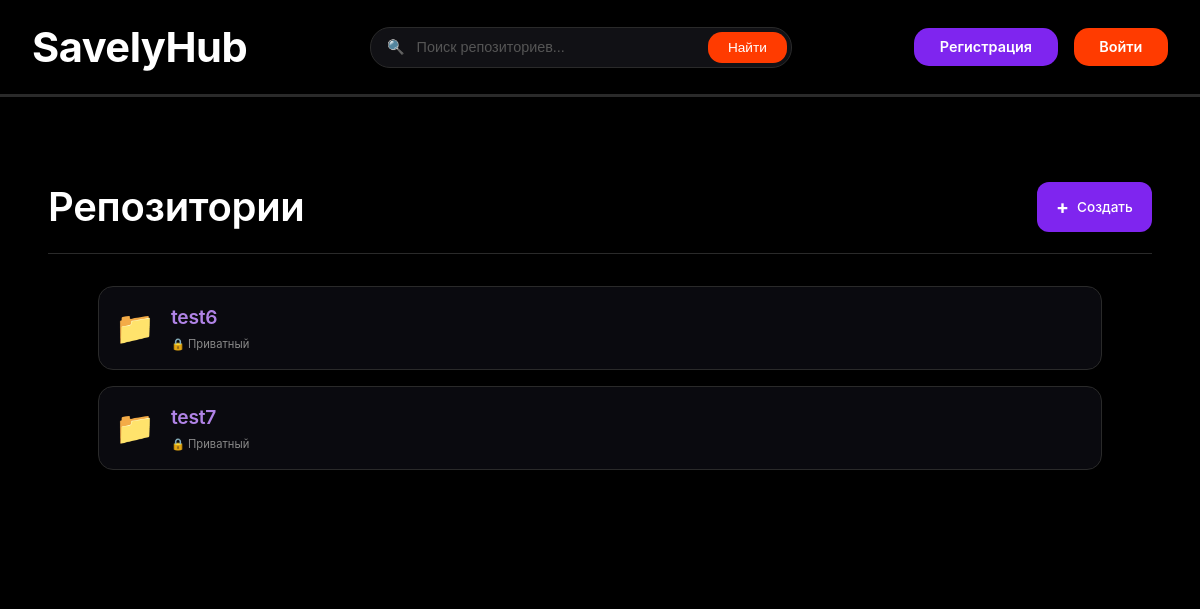
Before: /ArtemSavely with the older database file.
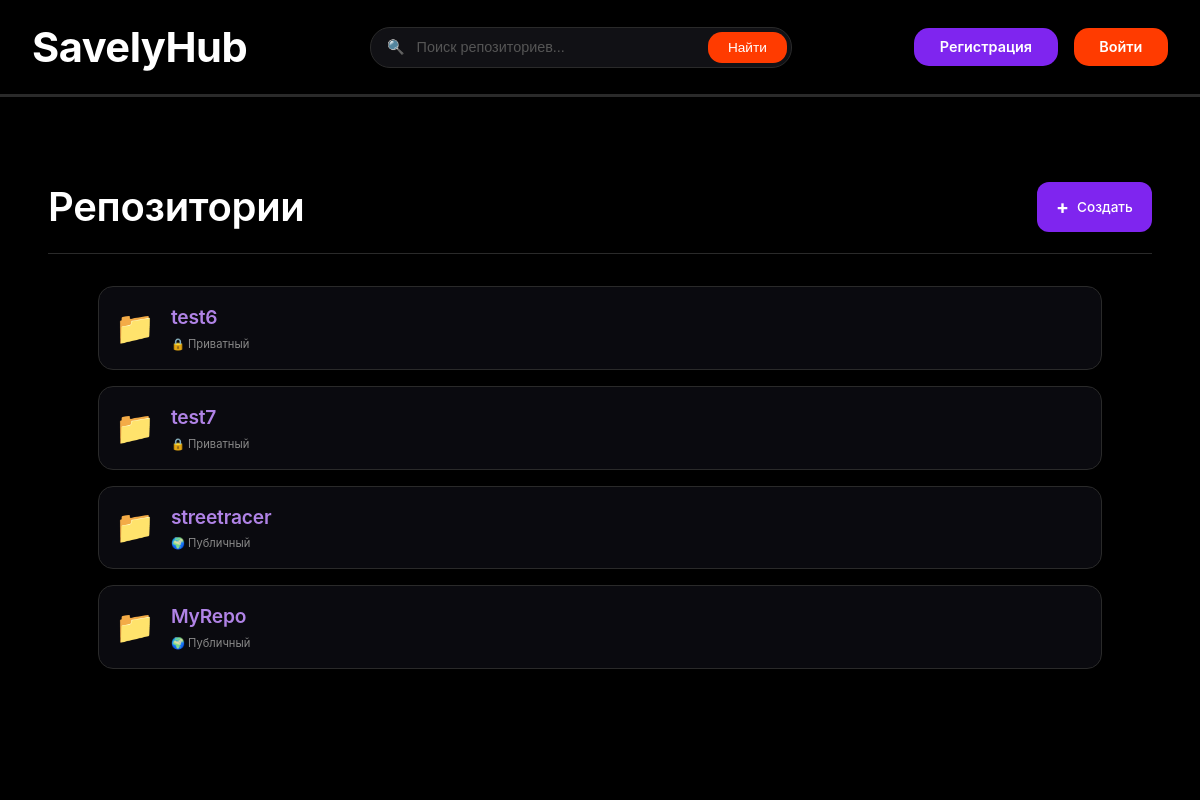
After: the same page with the newer database file.
### app/models/repository.py (models this page shows)
class Repository(db.Model):
    id = db.Column(db.Integer, primary_key=True)
    name = db.Column(db.String(100), nullable=False)
    about = db.Column(db.Text, nullable=True, default='')
    private = db.Column(db.Boolean, nullable=False, default=False)
    created_at = db.Column(db.DateTime, nullable=False, default=db.func.now())
    owner_id = db.Column(db.Integer, db.ForeignKey('user.id'), nullable=False)
    owner = db.relationship("User", back_populates="repositories")
    permissions = db.relationship("Permission", back_populates="repository")

### app/web/pages.py (the view)
@blueprint.route('/<username>')
def user_repos(username):
    user_service = UserService()
    user = user_service.get_user_by_name(username)
    return render_template("user_repos.html", user=user)

### app/repository/user_repository.py (called while the page is built)
    def get_by_username(self, username):
        return db.session.query(User).filter(User.username == username).first()

### app/services/user_service.py (called while the page is built)
    def get_user_by_name(self, username):
        return self.user_repo.get_by_username(username)

### app/templates/user_repos.html (shortened to what this page needs)
{% extends "base.html" %}
{% block content %}
<div class="repos-container">
    <div class="repos-header">
        <h1 class="repos-title">Репозитории</h1>
        <a href="{{ url_for('web.create_repository') }}" class="create-btn">
            <span class="plus-icon">+</span>
            Создать
        </a>
    </div>
    {% if user.repositories %}
        <div class="repos-grid">
            {% for repo in user.repositories %}
            <div class="repo-card">
                <a href="{{ url_for('web.repo_tree', username=user.username, repo_name=repo.name, filepath='') }}" class="repo-link">
                    <div class="repo-icon">📁</div>
                    <div class="repo-info">
                        <h3 class="repo-name">{{ repo.name }}</h3>
                        <div class="repo-meta">
                            <span class="repo-visibility">
                                {% if repo.private %}
                                    🔒 Приватный
                                {% else %}
                                    🌍 Публичный
                                {% endif %}
                            </span>
                        </div>
                    </div>
                </a>
            </div>
            {% endfor %}
        </div>
    {% endif %}
</div>
{% endblock %}

### app/templates/base.html (shortened to what this page needs)
<!DOCTYPE html>
<html lang="ru">
<head>
    <link rel="stylesheet" href="{{ url_for('static', filename='css/style.css') }}">
    <link rel="stylesheet" href="{{ url_for('static', filename='css/forms.css') }}">
    <link rel="stylesheet" href="{{ url_for('static', filename='css/repo.css') }}">
    <link rel="stylesheet" href="{{ url_for('static', filename='css/branches.css') }}">
    <link rel="stylesheet" href="{{ url_for('static', filename='css/user_repos.css') }}">
    <link rel="stylesheet" href="{{ url_for('static', filename='css/repo_empty.css') }}">
    <link rel="stylesheet"
          href="https://cdnjs.cloudflare.com/ajax/libs/highlight.js/11.11.1/styles/github-dark.min.css">
</head>
<body>
<header>
    <nav class="navbar">
        <div class="nav-left">
            <h1 class="logo">
                <a href="{{ url_for('web.index') }}">SavelyHub</a>
            </h1>
        </div>
        <div class="nav-center">
            <form class="search-form" action="{{ url_for('web.search_repos') }}" method="GET">
                <div class="search-wrapper">
                    <span class="search-icon">🔍</span>
                    <input type="text" name="q" class="search-input"
                           placeholder="Поиск репозиториев..."
                           value="{{ request.args.get('q', '') }}">
                    <button type="submit" class="search-btn">Найти</button>
                </div>
            </form>
        </div>
        <div class="nav-right">
            {% if current_user.is_authenticated %}
                <div class="user-menu">
                    <a href="{{ url_for('web.user_repos', username=current_user.username) }}" class="username">{{ current_user.username }}</a>
                    <a class="logout-link" href="/logout">Выйти</a>
                </div>
            {% else %}
                <div class="auth-links">
                    <a class="btn-register" href="/register">Регистрация</a>
                    <a class="btn-login" href="/login">Войти</a>
                </div>
            {% endif %}
        </div>
    </nav>
</header>
<main role="main" class="container">
    {% block content %}
    {% endblock %}
</main>
</body>
</html>

### app/static/css/style.css (style rules this page uses)
header { background-color: black; }
nav { display: flex; justify-content: space-between; background-color: #000000; color: white; padding: 20px; border-bottom: white 10px; }
* { margin: 0; padding: 0; box-sizing: border-box; }
body { background-color: #000000; font-family: -apple-system, BlinkMacSystemFont, 'Segoe UI', 'Inter', monospace; color: #e0e0e0; line-height: 1.5; min-height: 100%; display: flex; flex-direction: column; }
.navbar { width: 100%; background-color: #000000; border-bottom: 2px solid #2a2a2a; padding: 1rem 30px; display: flex; justify-content: space-between; align-items: baseline; }
.logo { font-size: 2.6rem; font-weight: 700; letter-spacing: -0.5px; color: #ffffff; margin: 0; }
.container { max-width: 100%; max-height: 2200px; padding: 3rem 2rem; flex: 1; display: flex; flex-direction: column; align-items: center; text-align: center; background-color: #000000; overflow-x: hidden; }
.btn-register { border-radius: 15px; background: #7f25ef; color: #ffffff; font-size: 0.9rem; padding: 0.5rem 1.6rem; max-height: 50px; text-decoration: none; font-weight: 600; transition: all 0.2s ease; cursor: pointer; border: none; }
.btn-login { border-radius: 15px; background: #ff3b00; color: #ffffff; font-size: 0.9rem; padding: 0.5rem 1.6rem; max-height: 50px; text-decoration: none; font-weight: 600; transition: all 0.2s ease; cursor: pointer; border: none; }
header { background: #0a0a0f; border-bottom: 1px solid #2a2a2a; position: sticky; top: 0; z-index: 100; }
.navbar { max-width: 100vw; margin: 0 auto; padding: 1rem 2rem; display: flex; justify-content: space-between; align-items: center; gap: 2rem; flex-wrap: wrap; }
.nav-left { flex-shrink: 0; }
.logo a { font-size: 2.6rem; font-weight: 700; color: #ffffff; text-decoration: none; letter-spacing: -0.5px; }
.nav-center { flex: 0.7; min-width: 200px; }
.search-form { width: 100%; }
.search-wrapper { display: flex; align-items: center; background: #111115; border: 1px solid #2a2a2a; border-radius: 20px; transition: all 0.2s ease; }
.search-icon { padding: 0.5rem 0 0.5rem 1rem; color: #666666; font-size: 0.9rem; }
.search-input { flex: 1; background: transparent; border: none; padding: 0.6rem 0.75rem; color: #ffffff; font-size: 0.9rem; outline: none; }
.search-input::placeholder { color: #555555; }
.search-btn { background: #ff3b00; border: none; color: white; padding: 0.5rem 1.25rem; border-radius: 14px; margin: 0.25rem; cursor: pointer; font-size: 0.85rem; font-weight: 500; transition: all 0.2s ease; }
.nav-right { flex-shrink: 0; }
.auth-links { display: flex; gap: 1rem; }

### app/static/css/user_repos.css (style rules this page uses)
.repos-container { min-width: 100vw; text-align: left; align-items: start; padding: 2rem 3rem; }
.repos-header { display: flex; justify-content: space-between; align-items: center; margin-bottom: 2rem; padding-bottom: 1rem; border-bottom: 1px solid #2a2a2a; }
.repos-title { font-size: 2.5rem; font-weight: 600; color: #ffffff; letter-spacing: -0.3px; margin: 0; }
.create-btn { min-width: 100px; min-height: 50px; display: inline-flex; align-items: center; gap: 0.5rem; background: #7f25ef; color: #ffffff; padding: 0.5rem 1.2rem; border-radius: 12px; text-decoration: none; font-size: 0.85rem; font-weight: 500; transition: all 0.2s ease; }
.plus-icon { font-size: 1.2rem; font-weight: bold; }
.repos-grid { margin-bottom: 2rem; display: grid; grid-template-columns: repeat(auto-fill, minmax(280px, 1fr)); gap: 1rem; grid-template-columns: 1fr; }
.repo-card { background: #0a0a0f; border: 1px solid #2a2a2a; border-radius: 15px; transition: all 0.2s ease; min-width: 600px; margin-left: 50px; margin-right: 50px; text-align: start; }
.repo-link { display: flex; align-items: center; gap: 1rem; padding: 1rem; text-decoration: none; color: inherit; }
.repo-icon { font-size: 2rem; flex-shrink: 0; }
.repo-info { flex: 1; min-width: 0; }
.repo-name { font-size: 1.2rem; font-weight: 600; color: #b083e6; margin: 0 0 0.25rem 0; overflow: hidden; text-overflow: ellipsis; white-space: nowrap; letter-spacing: -0.2px; }
.repo-meta { display: flex; align-items: center; gap: 0.75rem; flex-wrap: wrap; }
.repo-visibility { font-size: 0.7rem; color: #888888; }

Changed rows visible on the page:
added Repository: name "streetracer", private "🌍 Публичный"
added Repository: name "MyRepo", private "🌍 Публичный"
